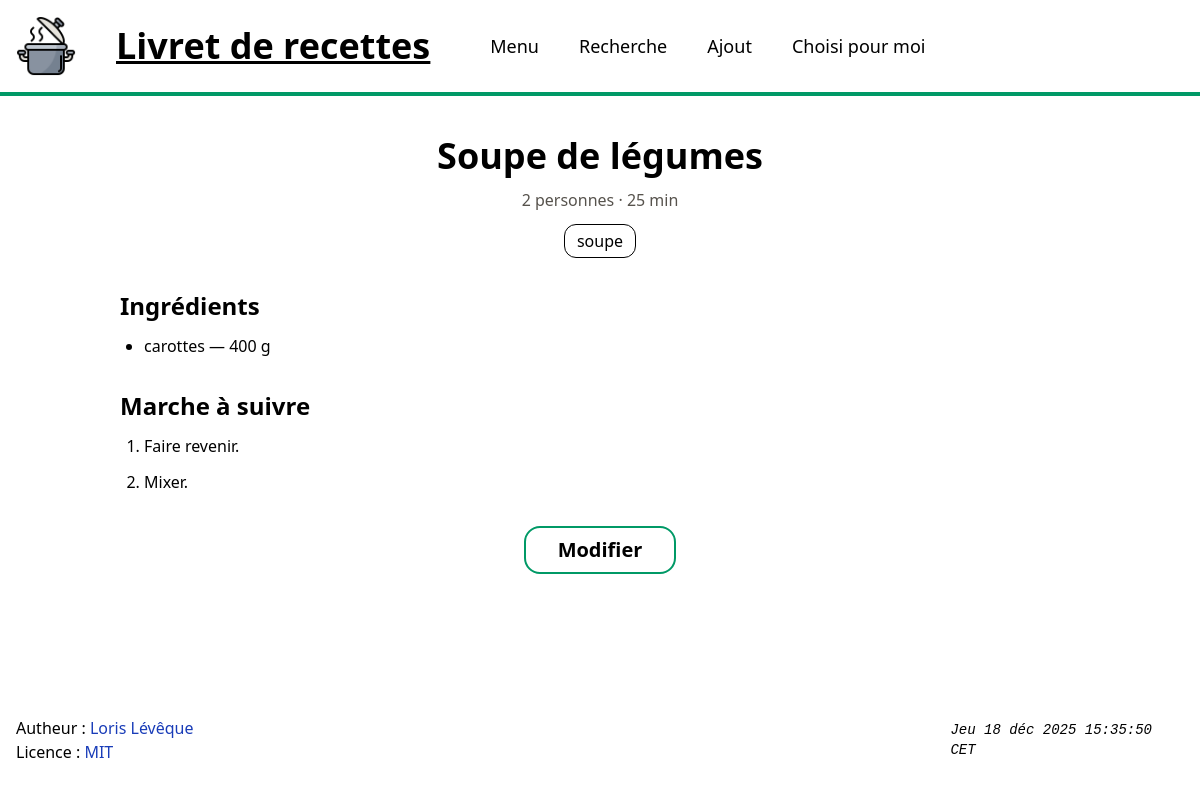
/recipe.php?id=2, run on the app's committed database.
### tables this page shows
CREATE TABLE recipes (
        id INTEGER PRIMARY KEY AUTOINCREMENT,
        title TEXT NOT NULL CHECK (length(title) > 0),
        people INTEGER NOT NULL DEFAULT 0 CHECK (people >= 0),
        steps TEXT NOT NULL DEFAULT '',
        image_path TEXT,
        duration INTEGER NOT NULL DEFAULT 0 CHECK (duration >= 0),
        note TEXT NOT NULL DEFAULT '',
        created_at TEXT NOT NULL DEFAULT (datetime('now', 'localtime')),
        modified_at TEXT NOT NULL DEFAULT (datetime('now', 'localtime'))
);

### src/bootstrap.php (called while the page is built, shortened)
<?php
$config = require dirname(__DIR__) . '/config/config.php';
require_once __DIR__ . '/helpers.php';
require_once __DIR__ . '/Unit.php';
require_once __DIR__ . '/Database.php';
require_once __DIR__ . '/Recipe.php';
require_once __DIR__ . '/RecipeRepository.php';
function recipes(): RecipeRepository
{
    static $repository = null;
    if ($repository === null) {
        $repository = new RecipeRepository(Database::pdo());
    }
    return $repository;
}
function render(string $view, array $data = []): void
{
    $viewFile = dirname(__DIR__) . '/templates/' . $view . '.php';
    extract($data, EXTR_SKIP);
    require $viewFile;
    require dirname(__DIR__) . '/templates/layout.php';
}

### public/recipe.php (called while the page is built, shortened)
<?php
require dirname(__DIR__) . '/src/bootstrap.php';
$id = (int) ($_GET['id'] ?? 0);
$recipe = $id > 0 ? recipes()->findById($id) : null;
render('recipe', [
    'title' => $recipe->title,
    'recipe' => $recipe,
]);

### config/config.php (called while the page is built)
<?php
return [
    'app' => [
        'name' => 'Livret de recettes',
        'base_path' => '',
    ],
    'db' => [
        'dsn' => 'sqlite:' . dirname(__DIR__) . '/data/cookbook.sqlite',
    ],
    'uploads' => [
        'dir' => dirname(__DIR__) . '/public/uploads/recipes',
        'url' => 'uploads/recipes',
        'max_bytes' => 2 * 1024 * 1024,
    ],
];

### src/Database.php (called while the page is built, shortened)
<?php
final class Database
{
    private static ?PDO $pdo = null;
    public static function pdo(): PDO
    {
        global $config;
        $dsn = (string) $config['db']['dsn'];
        if (str_starts_with($dsn, 'sqlite:')) {
            $path = substr($dsn, strlen('sqlite:'));
            $dir = dirname($path);
        }
        self::$pdo = new PDO($dsn, null, null, [
            PDO::ATTR_ERRMODE => PDO::ERRMODE_EXCEPTION,
            PDO::ATTR_DEFAULT_FETCH_MODE => PDO::FETCH_ASSOC,
            PDO::ATTR_EMULATE_PREPARES => false,
        ]);
        self::$pdo->exec('PRAGMA foreign_keys = ON');
        self::migrate(self::$pdo);
        return self::$pdo;
    }
    private static function migrate(PDO $pdo): void
    {
        $file = __DIR__ . '/schema.sql';
        $sql = (string) file_get_contents($file);
        $sql = preg_replace('/--.*$/m', '', $sql) ?? $sql;
        foreach (array_filter(array_map('trim', explode(';', $sql))) as $statement) {
            $pdo->exec($statement);
        }
        $columns = $pdo->query('PRAGMA table_info(recipes)')->fetchAll();
        $names = array_column($columns, 'name');
    }
}

### src/RecipeRepository.php (called while the page is built, shortened)
<?php
final class RecipeRepository
{
    public function findById(int $id): ?Recipe
    {
        $row = $this->run('SELECT * FROM recipes WHERE id = :id', ['id' => $id])->fetch();
        return $row ? $this->hydrate($row) : null;
    }
    private function hydrate(array $row): Recipe
    {
        $id = (int) $row['id'];
        $ingredients = [];
        foreach ($this->run(
            'SELECT name, quantity, unit_id
             FROM ingredients
             WHERE recipe_id = :id
             ORDER BY position, id',
            ['id' => $id]
        )->fetchAll() as $ingredient) {
            $ingredients[] = [
                'name' => (string) $ingredient['name'],
                'quantity' => (float) $ingredient['quantity'],
                'unit_id' => (int) $ingredient['unit_id'],
            ];
        }
        $tags = array_map(
            static fn (array $t): string => (string) $t['name'],
            $this->run(
                'SELECT t.name
                 FROM tags t
                 INNER JOIN recipe_tags rt ON rt.tag_id = t.id
                 WHERE rt.recipe_id = :id
                 ORDER BY t.name COLLATE NOCASE',
                ['id' => $id]
            )->fetchAll()
        );
        return new Recipe(
            title: (string) $row['title'],
            people: (int) $row['people'],
            tags: $tags,
            ingredients: $ingredients,
            steps: Recipe::stepsFromStorage((string) $row['steps']),
            duration: (int) $row['duration'],
            note: (string) $row['note'],
            imagePath: $row['image_path'] !== null ? (string) $row['image_path'] : null,
            id: $id,
            createdAt: (string) ($row['created_at'] ?? ''),
            modifiedAt: (string) ($row['modified_at'] ?? ''),
        );
    }
    private function run(string $sql, array $params = []): PDOStatement
    {
        $stmt = $this->pdo->prepare($sql);
        foreach ($params as $name => $value) {
            $placeholder = str_starts_with((string) $name, ':') ? (string) $name : ':' . $name;
            if (is_int($value)) {
                $stmt->bindValue($placeholder, $value, PDO::PARAM_INT);
            } elseif ($value === null) {
                $stmt->bindValue($placeholder, null, PDO::PARAM_NULL);
            } else {
                $stmt->bindValue($placeholder, $value, PDO::PARAM_STR);
            }
        }
        $stmt->execute();
        return $stmt;
    }
}

### src/Recipe.php (called while the page is built, shortened)
<?php
final class Recipe
{
    public static function stepsFromStorage(string $stored): array
    {
        return explode(self::STEP_SEPARATOR, $stored);
    }
}

### src/helpers.php (called while the page is built, shortened)
<?php
function e(?string $value): string
{
    return htmlspecialchars((string) $value, ENT_QUOTES | ENT_SUBSTITUTE, 'UTF-8');
}
function url(string $path): string
{
    global $config;
    $base = rtrim((string) ($config['app']['base_path'] ?? ''), '/');
    $path = ltrim($path, '/');
    return ($base === '' ? '' : $base) . '/' . $path;
}
function format_quantity(float $quantity): string
{
    if (fmod($quantity, 1.0) === 0.0) {
        return (string) (int) $quantity;
    }
    return rtrim(rtrim(number_format($quantity, 2, ',', ' '), '0'), ',');
}
function format_ingredient(array $ingredient): string
{
    $name = $ingredient['name'];
    $quantity = (float) $ingredient['quantity'];
    return $name . ' — ' . format_quantity($quantity) . ' ' . Unit::code((int) $ingredient['unit_id']);
}

### src/Unit.php (called while the page is built, shortened)
<?php
final class Unit
{
    public static function code(int $id): string
    {
        return self::CODES[$id] ?? self::CODES[self::G];
    }
}

### templates/recipe.php (the view, shortened to what this page needs)
<article class="w-8/10 py-8 flex flex-col gap-8">
        <header class="flex flex-col items-center gap-3 text-center">
                <h2 class="text-4xl font-bold"><?= e($recipe->title) ?></h2>
                <p class="text-stone-600">
                        <?php if ($recipe->people > 0): ?>
                        <?= $recipe->people === 1 ? '1 personne' : e((string) $recipe->people) . ' personnes' ?>
                        <?php endif; ?>
                        <?php if ($recipe->people > 0 && $recipe->duration > 0): ?> · <?php endif; ?>
                        <?php if ($recipe->duration > 0): ?>
                        <?= e((string) $recipe->duration) ?> min
                        <?php endif; ?>
                </p>
                <?php if ($recipe->tags !== []): ?>
                <div class="flex flex-wrap justify-center gap-2">
                        <?php foreach ($recipe->tags as $tag): ?>
                        <a href="<?= e(url('search.php?q=' . rawurlencode($tag) . '&by=tag')) ?>" class="border rounded-xl px-3 py-1 hover:bg-emerald-50"><?= e($tag) ?></a>
                        <?php endforeach; ?>
                </div>
                <?php endif; ?>
        </header>
        <section>
                <h3 class="text-2xl font-semibold mb-3">Ingrédients</h3>
                <?php if ($recipe->ingredients === []): ?>
                <p class="text-stone-500">Aucun ingrédient.</p>
                <?php else: ?>
                <ul class="list-disc pl-6 flex flex-col gap-1">
                        <?php foreach ($recipe->ingredients as $ingredient): ?>
                        <li><?= e(format_ingredient($ingredient)) ?></li>
                        <?php endforeach; ?>
                </ul>
                <?php endif; ?>
        </section>
        <section>
                <h3 class="text-2xl font-semibold mb-3">Marche à suivre</h3>
                <?php if ($recipe->steps === []): ?>
                <p class="text-stone-500">Aucune étape.</p>
                <?php else: ?>
                <ol class="list-decimal pl-6 flex flex-col gap-3">
                        <?php foreach ($recipe->steps as $step): ?>
                        <li class="whitespace-pre-wrap"><?= e($step) ?></li>
                        <?php endforeach; ?>
                </ol>
                <?php endif; ?>
        </section>
        <p class="text-center">
                <a href="<?= e(url('edit_recipe.php?id=' . $recipe->id)) ?>" class="inline-block rounded-2xl border-2 border-emerald-600 px-8 py-2 text-xl font-bold hover:bg-emerald-600 hover:text-white">Modifier</a>
        </p>
</article>

### data on the page
recipes: title "Soupe de légumes", people "2", duration "25"

### other printed values
$tag "soupe"
format_ingredient($ingredient) "carottes — 400 g"
$step "Faire revenir."
$step "Mixer."
last_update_date() "Jeu 18 déc 2025 15:35:50 CET"
